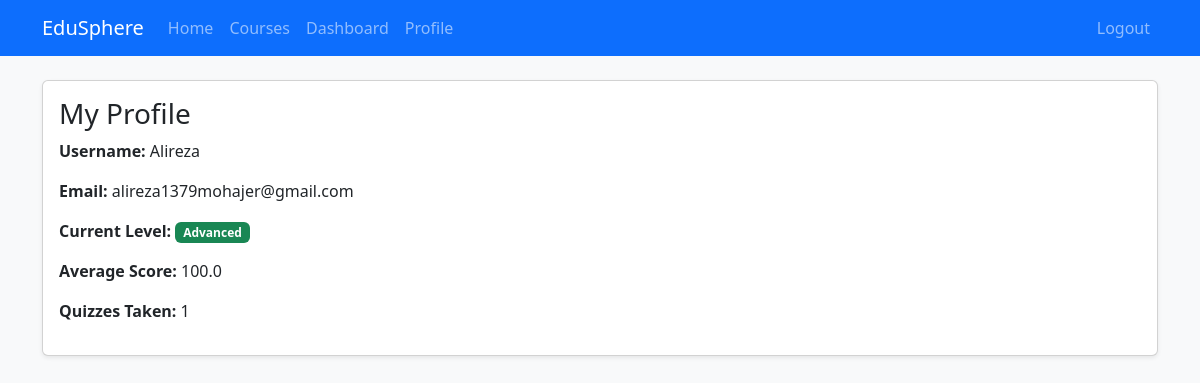
Page /accounts/profile/ (signed in) on the committed database.
### accounts/models.py (models this page shows, shortened)
class UserProfile(models.Model):
    user = models.OneToOneField(User, on_delete=models.CASCADE)
    level = models.CharField(max_length=20, choices=LEVEL_CHOICES, default="beginner")
    total_score = models.FloatField(default=0)
    quizzes_taken = models.IntegerField(default=0)
    last_activity = models.DateTimeField(auto_now=True)

### accounts/views.py (the view)
# urls.py: path("profile/", views.profile_view, name="profile"),
@login_required
def profile_view(request):
    profile = UserProfile.objects.get(user=request.user)
    return render(request, "accounts/profile.html", {"profile": profile})

### accounts/templates/accounts/profile.html
{% extends "base.html" %}
{% block content %}
<div class="card shadow-sm">
    <div class="card-body">
        <h3>My Profile</h3>
        <p><strong>Username:</strong> {{ request.user.username }}</p>
        <p><strong>Email:</strong> {{ request.user.email }}</p>
        <p><strong>Current Level:</strong> <span class="badge bg-success">{{ profile.get_level_display }}</span></p>
        <p><strong>Average Score:</strong> {{ profile.total_score }}</p>
        <p><strong>Quizzes Taken:</strong> {{ profile.quizzes_taken }}</p>
    </div>
</div>
{% endblock %}

### rows in the picture
UserProfile: level "Advanced", total_score "100.0", quizzes_taken "1"

### other values in the picture
{{ request.user.username }} "Alireza"
{{ request.user.email }} "alireza1379mohajer@gmail.com"
